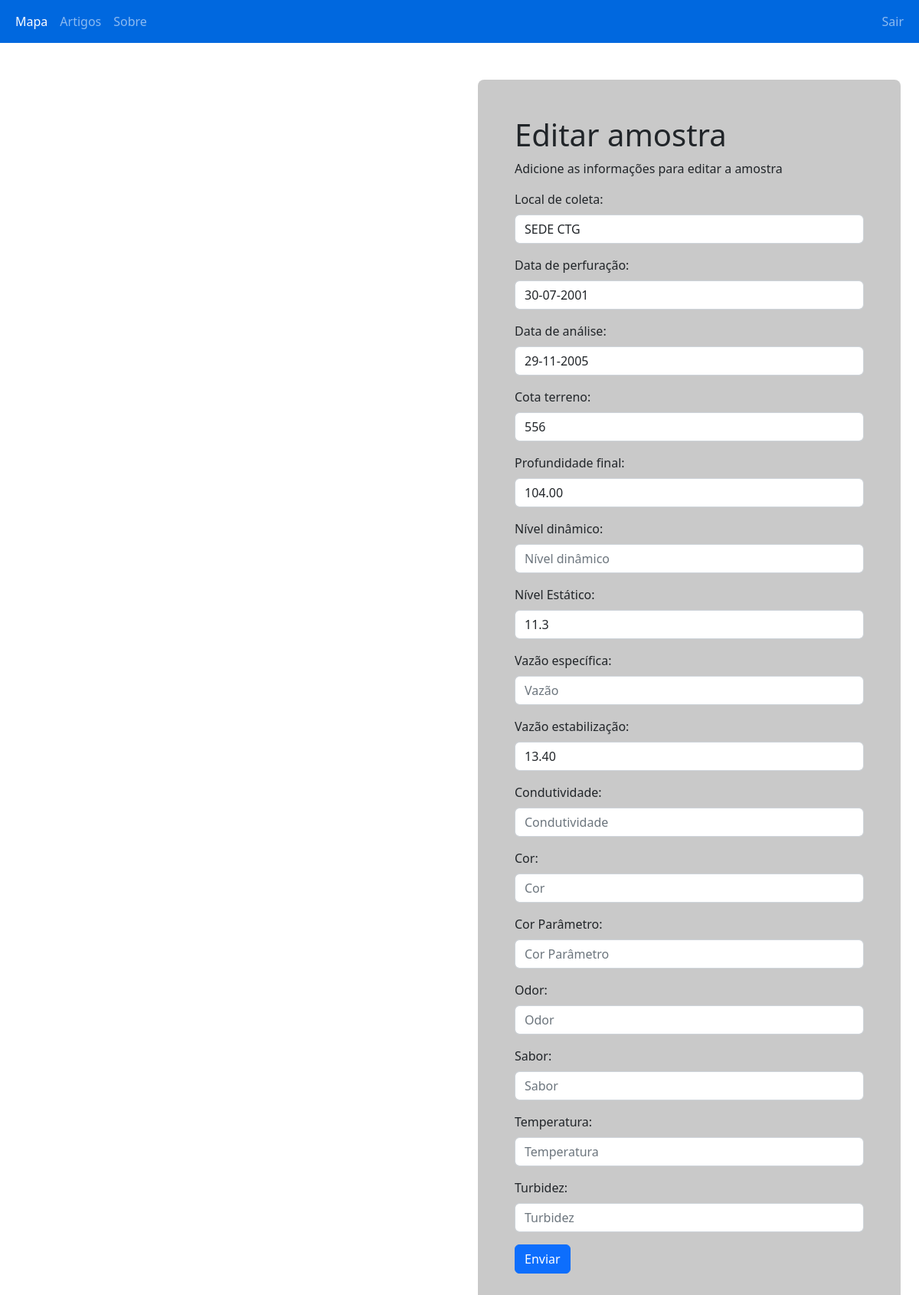
Page /php/editaramostra.php?ponto=4300016518 (signed in) on the committed database.
### tables this page shows
CREATE TABLE `local` (
  `idLocal` int NOT NULL AUTO_INCREMENT,
  `ponto` bigint NOT NULL,
  `pocoCprm` varchar(45) DEFAULT NULL,
  `idCriador` int DEFAULT NULL,
  `idEditor` int DEFAULT NULL,
  `nome` varchar(150) NOT NULL,
  `lat` varchar(30) NOT NULL,
  `lng` varchar(30) NOT NULL,
  `tipo` varchar(100) DEFAULT NULL,
  `foto` varchar(1000) DEFAULT NULL,
  `sacAtiva` varchar(45) DEFAULT NULL,
  `populacao` varchar(45) DEFAULT NULL,
  PRIMARY KEY (`idLocal`)
);

CREATE TABLE `amostra` (
  `idAmostra` int NOT NULL AUTO_INCREMENT,
  `ponto` bigint NOT NULL,
  `municipio` varchar(100) DEFAULT NULL,
  `idCriador` int DEFAULT NULL,
  `idEditor` int DEFAULT NULL,
  `dataPerfuracao` varchar(50) DEFAULT NULL,
  `dataAnalise` varchar(50) DEFAULT NULL,
  `cotaTerreno` varchar(50) DEFAULT NULL,
  `profundidadeFinal` varchar(50) DEFAULT NULL,
  `nivelDinamico` varchar(50) DEFAULT NULL,
  `nivelEstatico` varchar(50) DEFAULT NULL,
  `vazaoEspecifica` varchar(50) DEFAULT NULL,
  `vazaoEstabilizacao` varchar(50) DEFAULT NULL,
  `condutividade` varchar(50) DEFAULT NULL,
  `cor` varchar(50) DEFAULT NULL,
  `corParametro` varchar(45) DEFAULT NULL,
  `odor` varchar(45) DEFAULT NULL,
  `sabor` varchar(45) DEFAULT NULL,
  `temperatura` varchar(50) DEFAULT NULL,
  `turbidez` varchar(45) DEFAULT NULL,
  `fluor` varchar(45) DEFAULT NULL,
  PRIMARY KEY (`idAmostra`)
);

### php/editaramostra.php (the view, shortened to what this page needs)
<!DOCTYPE html>
<html lang="pt-br">
<head>
    <link rel="stylesheet" href="../style/style.css">
    <link href="https://cdn.jsdelivr.net/npm/bootstrap@5.2.2/dist/css/bootstrap.min.css" rel="stylesheet">
    <link rel="stylesheet" href="https://unpkg.com/leaflet@1.9.2/dist/leaflet.css"integrity="sha256-sA+zWATbFveLLNqWO2gtiw3HL/lh1giY/Inf1BJ0z14="crossorigin=""/>
</head>
            <?php
    include_once "navbarL.php";
    include_once "link.php";
    $ponto = $_GET['ponto'];
    $query = mysqli_query($link,"SELECT * FROM AMOSTRA WHERE ponto = '$ponto'");
    $query2 = mysqli_query($link,"SELECT * FROM LOCAL  WHERE ponto = '$ponto'") or die (mysqli_error($link));
    $row = mysqli_fetch_assoc($query);
    $row2 = mysqli_fetch_assoc($query2);
    function formatarData($dataOriginal) {
        $novaData = date("d-m-Y", strtotime($dataOriginal));
        $novaData = str_replace('/', '-', $novaData);
        return $novaData;
    }
?>
    <div class='container-fluid mt-5'>
        <div class='row'>
            <div class='col-6'>
                <div id="map" class="ms-5" style="height: 500px;">
                </div>
            </div>
            <div class='col-6'>
                <div class="container-fluid d-block mb-5" style="">
                    <div class="gray p-5 rounded-3">
                        <form action="c_editaramostra.php" method="post">
                            <h1>Editar amostra</h1>
                            <p>Adicione as informações para editar a amostra</p>
                            <label for="data" class="form-label">Local de coleta:</label>
                            <input type="text" class="form-control" id="nome" placeholder="Nome do local" name="localColetado" readonly value="<?php echo $row2['nome']; ?>">
                            <div class="mb-3 mt-3">
                                <label for="dataPerfuracao" class="form-label">Data de perfuração:</label>
                                <input type="text" class="form-control" value="<?php echo formatarData($row['dataPerfuracao'])?>" name="dataPerfuracao" placeholder="dia-mês-ano">
                            </div>
                            <div class="mb-3 mt-3">
                                <label for="data" class="form-label">Data de análise:</label>
                                <input type="text" class="form-control" value="<?php echo formatarData($row['dataAnalise'])?>" name="dataAnalise" placeholder="dia-mês-ano">
                            </div>
                            <div class="mb-3 mt-3">
                                <label class="form-label">Cota terreno:</label>
                                <input type="text" class="form-control" placeholder="Cota terreno" name="cotaTerreno" value="<?php echo $row['cotaTerreno']?>">
                            </div>
                            <div class="mb-3 mt-3">
                                <label class="form-label">Profundidade final:</label>
                                <input type="text" class="form-control" placeholder="Profundidade final" name="profundidadeFinal" value="<?php echo $row['profundidadeFinal']?>">
                            </div>
                            <div class="mb-3 mt-3">
                                <label class="form-label">Nível dinâmico:</label>
                                <input type="text" class="form-control" placeholder="Nível dinâmico" name="nivelDinamico" value="<?php echo $row['nivelDinamico']?>">
                            </div>
                            <div class="mb-3 mt-3">
                                <label class="form-label">Nível Estático:</label>
                                <input type="text" class="form-control" placeholder="Nível Estático" name="nivelEstatico" value="<?php echo $row['nivelEstatico']?>">
                            </div>
                            <div class="mb-3 mt-3">
                                <label class="form-label">Vazão específica:</label>
                                <input type="text" class="form-control" placeholder="Vazão" name="vazaoEspecifica" value="<?php echo $row['vazaoEspecifica']?>">
                            </div>
                            <div class="mb-3 mt-3">
                                <label class="form-label">Vazão estabilização:</label>
                                <input type="text" class="form-control" placeholder="Vazão" name="vazaoEstabilizacao" value="<?php echo $row['vazaoEstabilizacao']?>">
                            </div>
                            <div class="mb-3 mt-3">
                                <label class="form-label">Condutividade:</label>
                                <input type="text" class="form-control" placeholder="Condutividade" name="condutividade" value="<?php echo $row['condutividade']?>">
                            </div>
                            <div class="mb-3 mt-3">
                                <label class="form-label">Cor:</label>
                                <input type="text" class="form-control" placeholder="Cor" name="cor" value="<?php echo $row['cor']?>">
                            </div>
                            <div class="mb-3 mt-3">
                                <label class="form-label">Cor Parâmetro:</label>
                                <input type="text" class="form-control" placeholder="Cor Parâmetro" name="corParametro" value="<?php echo $row['corParametro']?>">
                            </div>
                            <div class="mb-3 mt-3">
                                <label class="form-label">Odor:</label>
                                <input type="text" class="form-control" placeholder="Odor" name="odor" value="<?php echo $row['odor']?>">
                            </div>
                            <div class="mb-3 mt-3">
                                <label class="form-label">Sabor:</label>
                                <input type="text" class="form-control" placeholder="Sabor" name="sabor" value="<?php echo $row['sabor']?>">
                            </div>
                            <div class="mb-3 mt-3">
                                <label class="form-label">Temperatura:</label>
                                <input type="text" class="form-control" placeholder="Temperatura" name="temperatura" value="<?php echo $row['temperatura']?>">
                            </div>
                            <div class="mb-3 mt-3">
                                <label class="form-label">Turbidez:</label>
                                <input type="text" class="form-control" placeholder="Turbidez" name="turbidez" value="<?php echo $row['turbidez']?>">
                            </div>
                            <button type="submit" class="btn btn-primary">Enviar</button>
                        </form>
                    </div>
                </div>
            </div>
        </div>
    </div>
</body>

### style/style.css (style rules this page uses)
.gray { background-color: rgb(201, 201, 201); }

### rows in the picture
local: localColetado "SEDE CTG"
amostra: dataPerfuracao "30-07-2001", dataAnalise "29-11-2005", cotaTerreno "556", profundidadeFinal "104.00", nivelEstatico "11.3", vazaoEstabilizacao "13.40"
